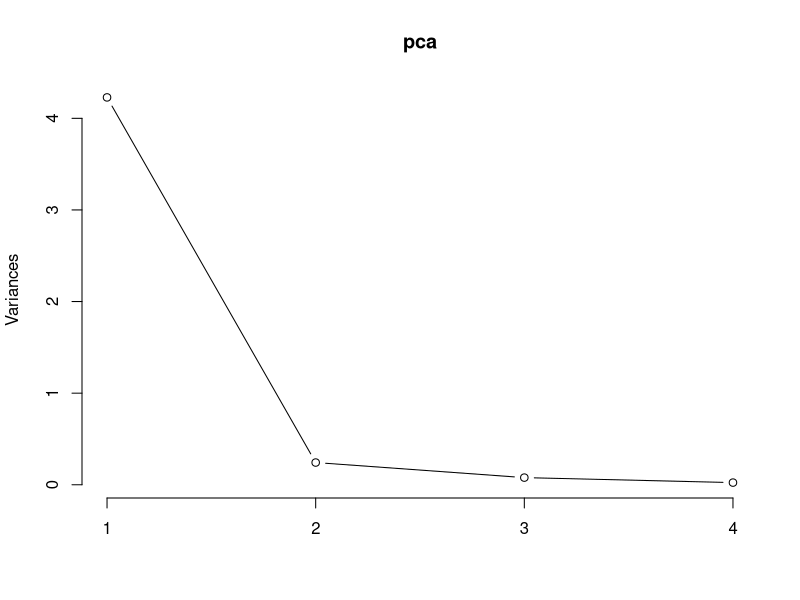
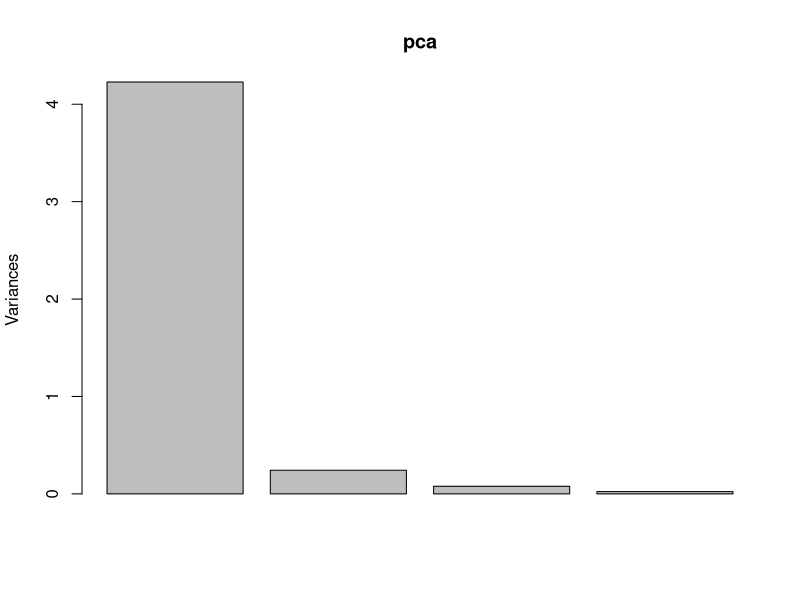
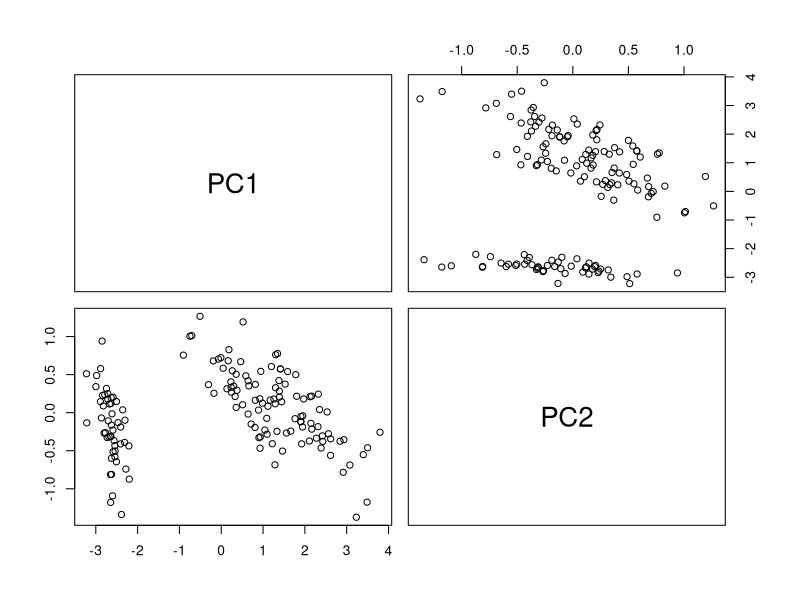
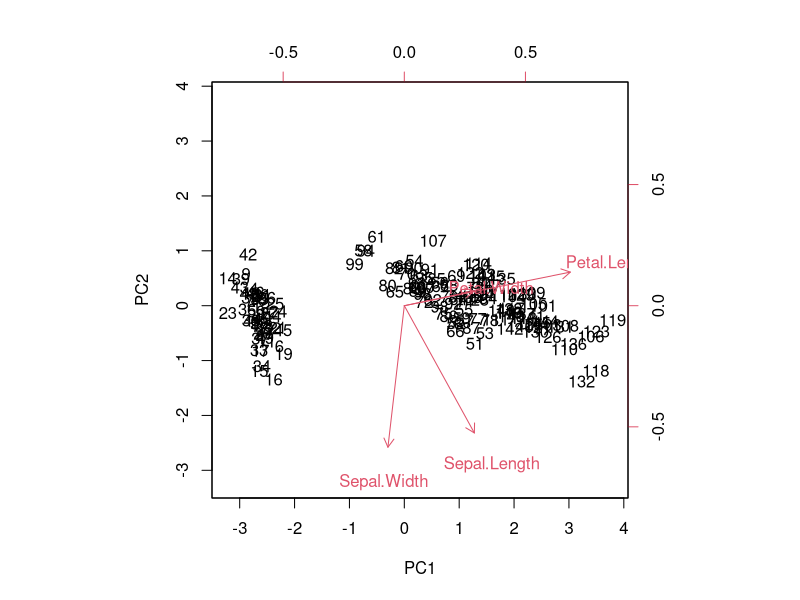

The R script that drew these images, in order:
# PCA with prcomp() 
# to get more information about prcomp
?prcomp
dim(iris)
data(iris)
# remove class variable
pca.data <- iris[,-5] 
#PCA with prcomp() 
pca <- prcomp(pca.data)
# importance of variables - variance captured by each principal component
#old variables: Sepal.Length, Sepal.Width, Petal.Length, Petal.Width
#new variables (principal components): PC1, PC2, PC3, PC4
summary(pca) 
names(iris)
#How many principal components: scree plot
plot(pca, type = "l")
screeplot(pca)
#newdata
View(pca$x)
dim(pca$x)
pca$x[1:10,] #print out the first 10 data points of the transformed data.
#Print out the first two principal components
pca$x[,1:2]
#scatter plot of the first two principal components
pairs(pca$x[,1:2])
# principal components are linear combinations of the original variables 
#For example: PC1: 0.36138659 * Sepal.Length + -0.08452251 *Sepal.Width 
#                  + 0.85667061 * Petal.Length + 0.35828920 * Petal.Width 
pca$rotation  #rotation or loadings
#reduced data has captured 98% of the variance in Iris data. 
# We represent Iris data as 2 dimensional data
reduced.iris <- data.frame(pca$x[,1:2],Species=iris$Species)
#observe data, old variables and new variables(principal components)
biplot(pca,scale=0)
########################################################################################
#PCA with princomp()
#princomp()
?princomp
data(iris)
pca.data <- iris[,-5] 
#PCA with princomp() 
pca <- princomp(pca.data)
# principal components are linear combinations of the original variables 
loadings(pca)
View(pca$scores) #data after transformation
dim(iris)
#adding class variable to new data set
reduced.iris <- data.frame(pca$scores[,1:2],Species=iris$Species)
dim(reduced.iris)
head(reduced.iris)